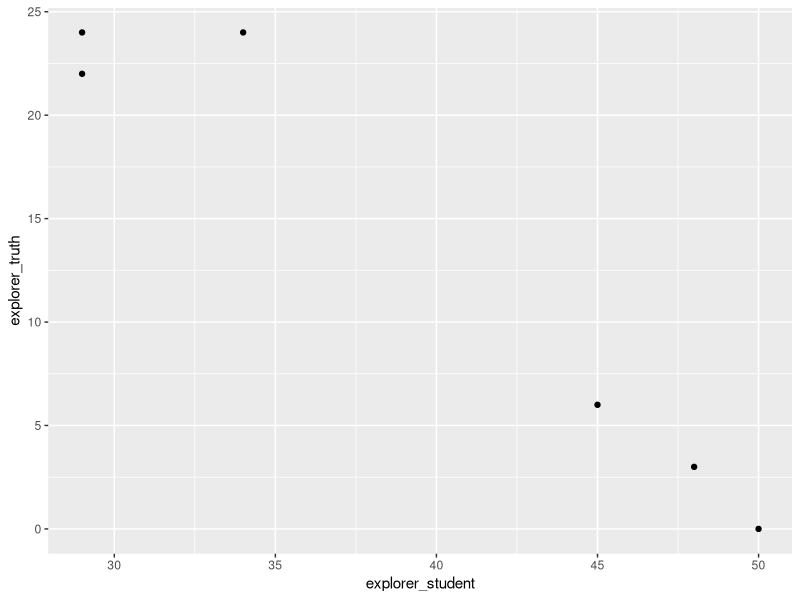

Reproduce this figure in R.
library(tidyverse)

df_scores <- read.csv("./processed_data/scores.csv")
df_tests <- read.csv("./processed_data/tests.csv")

explorer_tests <- df_tests |>
  filter(role == "explorer") |>
  select(game_id, role, round_num, predicted_label, stim_num, true_label)
colnames(explorer_tests)[4] = "explorer_pred_label"

student_tests <- df_tests |>
  filter(role == "student") |>
  select(game_id, role, round_num, predicted_label, stim_num)
colnames(student_tests)[4] = "student_pred_label"

combined_tests <- explorer_tests |>
  inner_join(student_tests, by=c("game_id", "round_num", "stim_num")) |>
  rowwise() |>
  mutate(agree = if(student_pred_label == explorer_pred_label) 1 else 0,
         exp_wrong = if(explorer_pred_label == true_label) 0 else 1)

hamming_distances <- combined_tests |>
  group_by(game_id, round_num) |>
  summarize(explorer_student = sum(agree),
            explorer_truth = sum(exp_wrong), .groups="keep")

ggplot(hamming_distances, aes(x=explorer_student, y=explorer_truth)) +
  geom_point()

cor.test(hamming_distances$explorer_student, hamming_distances$explorer_truth,
         method="pearson")
